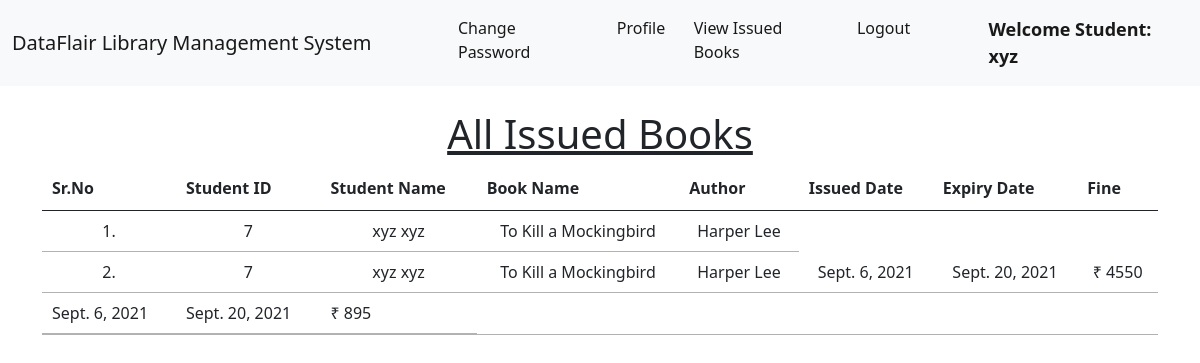
The app's page /student_issued_books/ (signed in) with its own data.
### library/models.py (models this page shows, shortened)
class Book(models.Model):
    name = models.CharField(max_length=200)
    author = models.CharField(max_length=200)
    isbn = models.PositiveIntegerField()
    category = models.CharField(max_length=50)

class IssuedBook(models.Model):
    student_id = models.CharField(max_length=100, blank=True)
    isbn = models.CharField(max_length=13)
    issued_date = models.DateField(auto_now=True)
    expiry_date = models.DateField(default=expiry)

### library/views.py (the view)
# urls.py: path("student_issued_books/", views.student_issued_books, name="student_issued_books"),
@login_required(login_url = '/student_login')
def student_issued_books(request):
    student = Student.objects.filter(user_id=request.user.id)
    issuedBooks = IssuedBook.objects.filter(student_id=student[0].user_id)
    li1 = []
    li2 = []
    for i in issuedBooks:
        books = Book.objects.filter(isbn=i.isbn)
        for book in books:
            t=(request.user.id, request.user.get_full_name, book.name,book.author)
            li1.append(t)
        days=(date.today()-i.issued_date)
        d=days.days
        fine=0
        if d>15:
            day=d-14
            fine=day*5
        t=(issuedBooks[0].issued_date, issuedBooks[0].expiry_date, fine)
        li2.append(t)
    return render(request,'student_issued_books.html',{'li1':li1, 'li2':li2})

### library/templates/student_issued_books.html (shortened to what this page needs)
{% extends 'student_navbar.html' %}
{% load static %}
{% block body %}
<div class="container mt-4">
    <h1 class="text-center"><u>All Issued Books</u></h1>
    <table class="table table-hover" id="example">
        <thead>
            <tr class="text-center">
                <th>Sr.No</th>
                <th>Student ID</th>
                <th>Student Name</th>
                <th>Book Name</th>
                <th>Author</th>
                <th>Issued Date</th>
                <th>Expiry Date</th>
                <th>Fine</th>
            </tr>
        </thead>
        <tbody>
            {% for i in li1 %}
            <tr class="text-center">
                <td>{{forloop.counter}}.</td>
                <td>{{i.0}}</td>
                <td>{{i.1}}</td>
                <td>{{i.2}}</td>
                <td>{{i.3}}</td>
                {% endfor %}
                {% for i in li2 %}
                <td>{{i.0}}</td>
                <td>{{i.1}}</td>
                <td>₹ {{i.2}}</td>
            </tr>
            {% endfor %}
        </tbody>
    </table>
    </div>
{% endblock %}

### library/templates/student_navbar.html (shortened to what this page needs)
<!doctype html>
<html lang="en">
  <head>
    <link href="https://cdn.jsdelivr.net/npm/bootstrap@5.1.0/dist/css/bootstrap.min.css" rel="stylesheet">
    <link rel="stylesheet" href="https://cdn.datatables.net/1.10.25/css/jquery.dataTables.min.css">
    <link rel="stylesheet" href="https://cdn.datatables.net/buttons/1.7.1/css/buttons.dataTables.min.css">
  </head>
  <body>
    <nav class="navbar navbar-expand-lg navbar-light bg-light sticky-top">
        <div class="container-fluid">
          <a class="navbar-brand" href="#">DataFlair Library Management System</a>
          <div class="collapse navbar-collapse" id="navbarSupportedContent">
            <ul class="navbar-nav me-auto mb-2 mb-lg-0">
              <li class="nav-item">
                <a class="nav-link active" aria-current="page" href="/change_password/">Change Password</a>
              </li>
              <li class="nav-item">
                <a class="nav-link active" aria-current="page" href="/profile/">Profile</a>
              </li>
              <li class="nav-item">
                <a class="nav-link active" aria-current="page" href="/student_issued_books/">View Issued Books</a>
              </li>
              <li class="nav-item">
                <a class="nav-link active" aria-current="page" href="/logout/">Logout</a>
              </li>
              <li class="nav-item">
                <a style="font-weight:600; font-family:'Segoe UI', Tahoma, Geneva, Verdana, sans-serif; font-size: large;" class="nav-link active" href="#">Welcome Student: {{request.user}}</a>
              </li>
            </ul>
          </div>
        </div>
      </nav>
      {% block body %}
      {% endblock %}
  </body>
</html>

### records on screen
Book: name "To Kill a Mockingbird" "To Kill a Mockingbird", author "Harper Lee" "Harper Lee"
IssuedBook: issued_date "Sept. 6, 2021" "Sept. 6, 2021", expiry_date "Sept. 20, 2021" "Sept. 20, 2021"

### other values on screen
{{ request.user }} "xyz"
{{ i.0 }} "7" "7"
{{ i.1 }} "xyz xyz" "xyz xyz"
{{ i.2 }} "4550" "895"
